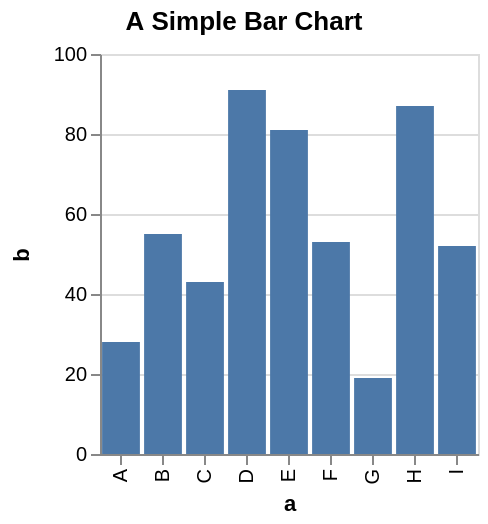

Specify this chart in Vega-Lite:
### Vega specification from a JSON file in a GitHub repository (floating-point values rounded to 4 significant figures)
{"$schema": "https://vega.github.io/schema/vega/v4.json", "description": "A simple bar chart with embedded data.", "autosize": "pad", "padding": 5, "height": 200, "title": {"text": "A Simple Bar Chart"}, "style": "cell", "data": [{"name": "source_0", "values": [{"a": "A", "b": 28}, {"a": "B", "b": 55}, {"a": "C", "b": 43}, {"a": "D", "b": 91}, {"a": "E", "b": 81}, {"a": "F", "b": 53}, {"a": "G", "b": 19}, {"a": "H", "b": 87}, {"a": "I", "b": 52}]}], "signals": [{"name": "x_step", "value": 21}, {"name": "width", "update": "bandspace(domain('x').length, 0.1, 0.05) * x_step"}], "marks": [{"name": "marks", "type": "rect", "style": ["bar"], "from": {"data": "source_0"}, "encode": {"update": {"fill": [{"test": "datum[\"b\"] === null || isNaN(datum[\"b\"])", "value": null}, {"value": "#4c78a8"}], "tooltip": {"signal": "{\"a\": ''+datum[\"a\"], \"b\": format(datum[\"b\"], \"\")}"}, "x": {"scale": "x", "field": "a"}, "width": {"scale": "x", "band": true}, "y": {"scale": "y", "field": "b"}, "y2": {"scale": "y", "value": 0}}}}], "scales": [{"name": "x", "type": "band", "domain": {"data": "source_0", "field": "a", "sort": true}, "range": {"step": {"signal": "x_step"}}, "paddingInner": 0.1, "paddingOuter": 0.05}, {"name": "y", "type": "linear", "domain": {"data": "source_0", "field": "b"}, "range": [{"signal": "height"}, 0], "nice": true, "zero": true}], "axes": [{"scale": "x", "orient": "bottom", "grid": false, "title": "a", "labelAlign": "right", "labelAngle": 270, "labelBaseline": "middle", "labelOverlap": true, "zindex": 1}, {"scale": "y", "orient": "left", "grid": false, "title": "b", "labelOverlap": true, "tickCount": {"signal": "ceil(height/40)"}, "zindex": 1}, {"scale": "y", "orient": "left", "gridScale": "x", "grid": true, "tickCount": {"signal": "ceil(height/40)"}, "domain": false, "labels": false, "maxExtent": 0, "minExtent": 0, "ticks": false, "zindex": 0}], "config": {"axisY": {"minExtent": 30}, "legend": {"gradientDirection": "horizontal", "gradientLength": 100}}}
